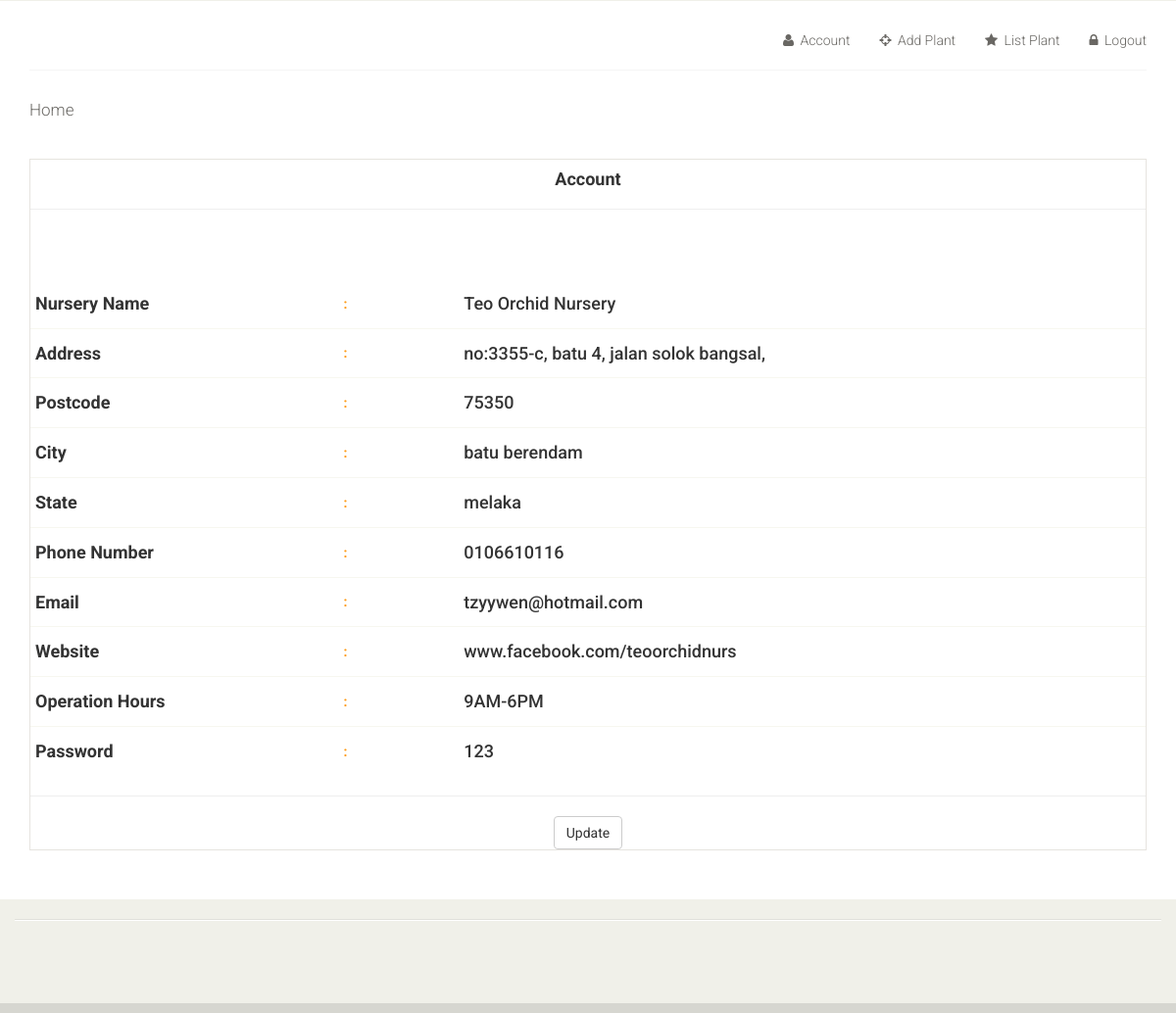
The page /account.php (signed in) on the database as committed earlier.
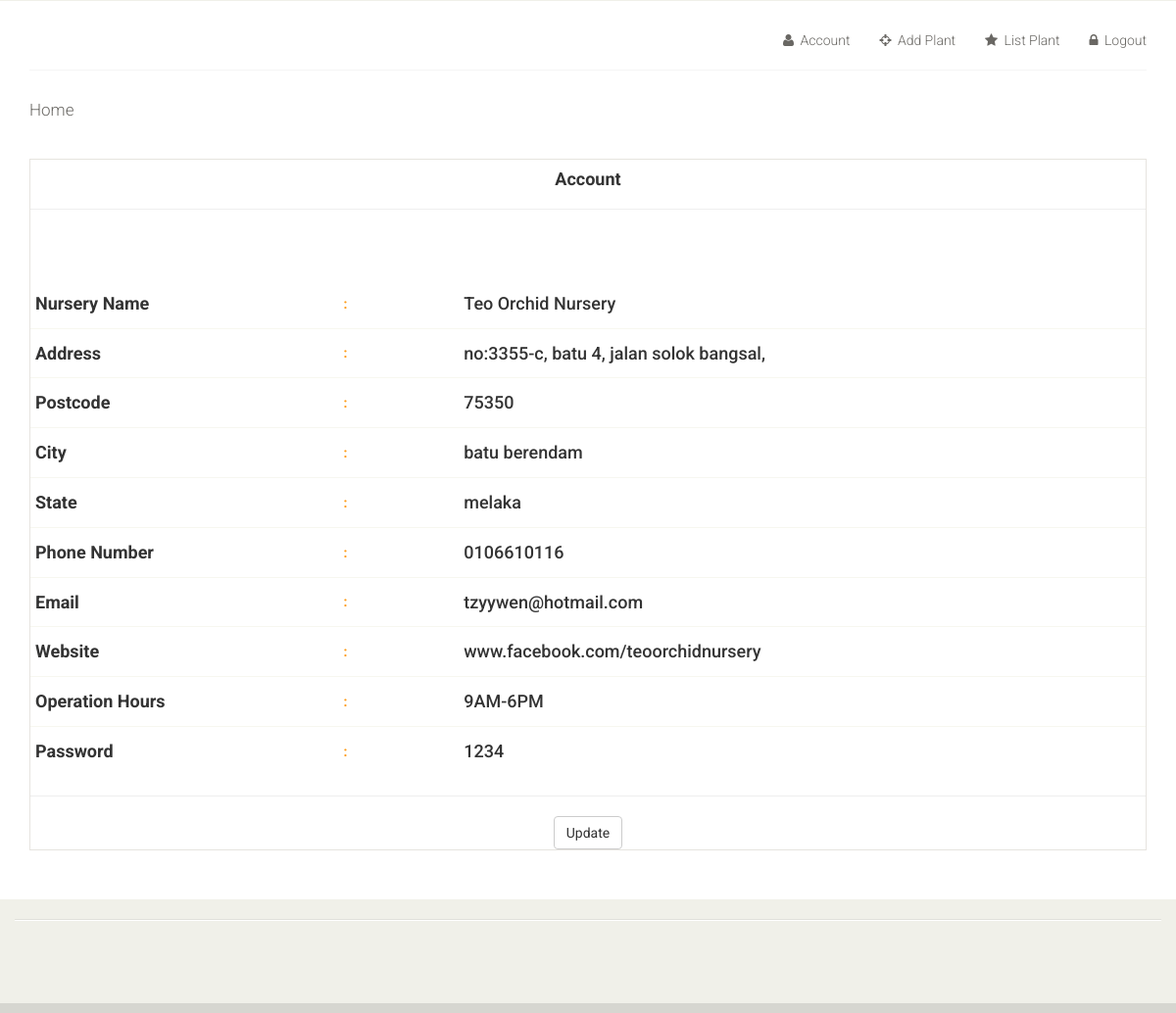
The same page on the database as committed later.
### tables this page shows
CREATE TABLE `nursery` (
  `nur_id` int(11) NOT NULL,
  `nur_name` varchar(50) DEFAULT NULL,
  `nur_address` varchar(50) DEFAULT NULL,
  `nur_post` int(5) DEFAULT NULL,
  `nur_city` varchar(15) DEFAULT NULL,
  `nur_state` varchar(15) DEFAULT NULL,
  `nur_phone` varchar(12) DEFAULT NULL,
  `nur_email` varchar(30) DEFAULT NULL,
  `nur_web` varchar(50) DEFAULT NULL,
  `nur_operation` varchar(15) DEFAULT NULL,
  `n_password` varchar(10) DEFAULT NULL
);

### account.php (the view, shortened to what this page needs)
<!DOCTYPE html>
<?php
  $conn = Connect();
  $id = $_SESSION['nur_id'];
  $cu = "SELECT * from nursery where nur_id = '$id'";
  $result = mysqli_query($conn, $cu) or die(mysqli_error());
  while($row = mysqli_fetch_array($result)){
	$nur_name = $row['nur_name'];
	$nur_address= $row['nur_address'];
	$nur_post= $row['nur_post'];
	$nur_city= $row['nur_city'];
	$nur_state= $row['nur_state'];
	$nur_phone = $row['nur_phone'];
	$nur_email = $row['nur_email'];
	$nur_web = $row['nur_web'];
	$nur_operation= $row['nur_operation'];
	$n_password = $row['n_password'];
    }
 ?>
<html lang="en">
<head>
    <link href="css/bootstrap.min.css" rel="stylesheet">
    <link href="css/font-awesome.min.css" rel="stylesheet">
    <link href="css/prettyPhoto.css" rel="stylesheet">
    <link href="css/price-range.css" rel="stylesheet">
    <link href="css/animate.css" rel="stylesheet">
	<link href="css/main.css" rel="stylesheet">
	<link href="css/responsive.css" rel="stylesheet">
</head>
<body>
	<header id="header">
		<div class="header-middle">
			<div class="container">
				<div class="row">
					<div class="col-sm-4">
					</div>
					<div class="col-sm-8">
						<div class="shop-menu pull-right">
							<ul class="nav navbar-nav">
								<li><a href="account.php"><i class="fa fa-user"></i> Account</a></li>
								<li><a href="addplant.php"><i class="fa fa-crosshairs"></i> Add Plant</a></li>
								<li><a href="listplant.php"><i class="fa fa-star"></i> List Plant</a></li>
								<li><a href="logout.php"><i class="fa fa-lock"></i> Logout</a></li>
							</ul>
						</div>
					</div>
				</div>
			</div>
		</div>
		<div class="header-bottom">
			<div class="container">
				<div class="row">
					<div class="col-sm-9">
						<div class="mainmenu pull-left">
							<ul class="nav navbar-nav collapse navbar-collapse">
								<li><a href="index0.php">Home</a></li>
							</ul>
						</div>
					</div>
					<div class="col-sm-3">
					</div>
				</div>
			</div>
		</div>
	</header>
	<section id="cart_items">
		<div class="container">
			<div class="table-responsive cart_info">
				<form name="update" action="update0.php" method="post">
				<table class="table table-condensed">
					<thead>
						<tr>
							<center><h4><b>Account</b></h4></center>
						</tr>
					</thead>
					<hr>
					<tbody>
						<tr>
							<td><h4><p><b><?php echo 'Nursery Name'; ?></b></p></h4></td>
								<td><b><font color="#FE980F">: &nbsp &nbsp &nbsp &nbsp &nbsp &nbsp</font></b></td>
								<td><p><h4><?php echo $nur_name; ?></h4></p></td>
						</tr>
						<tr>
							<td><h4><p><b><?php echo 'Address'; ?></b></p></h4></td>
								<td><b><font color="#FE980F">:</font></b></td>
								<td><p><h4><?php echo $nur_address; ?></h4></p></td>
						</tr>
						<tr>
							<td><h4><p><b><?php echo 'Postcode'; ?></b></p></h4></td>
								<td><b><font color="#FE980F">: &nbsp &nbsp &nbsp &nbsp &nbsp &nbsp</font></b></td>
								<td><p><h4><?php echo $nur_post; ?></h4></p></td>
						</tr>
						<tr>
							<td><h4><p><b><?php echo 'City'; ?></b></p></h4></td>
								<td><b><font color="#FE980F">: &nbsp &nbsp &nbsp &nbsp &nbsp &nbsp</font></b></td>
								<td><p><h4><?php echo $nur_city; ?></h4></p></td>
						</tr>
						<tr>
							<td><h4><p><b><?php echo 'State'; ?></b></p></h4></td>
								<td><b><font color="#FE980F">: &nbsp &nbsp &nbsp &nbsp &nbsp &nbsp</font></b></td>
								<td><p><h4><?php echo $nur_state; ?></h4></p></td>
						</tr>
						<tr>
							<td><h4><p><b><?php echo 'Phone Number'; ?></b></p></h4></td>
								<td><b><font color="#FE980F">: &nbsp &nbsp &nbsp &nbsp &nbsp &nbsp</font></b></td>
								<td><p><h4><?php echo $nur_phone; ?></h4></p></td>
						</tr>
						<tr>
							<td><h4><p><b><?php echo 'Email'; ?></b></p></h4></td>
								<td><b><font color="#FE980F">: &nbsp &nbsp &nbsp &nbsp &nbsp &nbsp</font></b></td>
								<td><p><h4><?php echo $nur_email; ?></h4></p></td>
						</tr>
						<tr>
							<td><h4><p><b><?php echo 'Website'; ?></b></p></h4></td>
								<td><b><font color="#FE980F">: &nbsp &nbsp &nbsp &nbsp &nbsp &nbsp</font></b></td>
								<td><p><h4><?php echo $nur_web; ?></h4></p></td>
						</tr>
						<tr>
							<td><h4><p><b><?php echo 'Operation Hours'; ?></b></p></h4></td>
								<td><b><font color="#FE980F">: &nbsp &nbsp &nbsp &nbsp &nbsp &nbsp</font></b></td>
								<td><p><h4><?php echo $nur_operation; ?></h4></p></td>
						</tr>
						<tr>
							<td><h4><p><b><?php echo 'Password'; ?></b></p></h4></td>
								<td><b><font color="#FE980F">: &nbsp &nbsp &nbsp &nbsp &nbsp &nbsp</font></b></td>
								<td><p><h4><?php echo $n_password; ?></h4></p></td>
						</tr>
					</tbody>
				</table>
				<hr>
				<center><button type="submit" name="Submit" class="btn btn-default">Update</button>
						</center>
				</form>
			</div>
		</div>
	</section>
	<footer id="footer">
		<div class="footer-top">
			<div class="container">
			</div>
		</div>
		<div class="footer-widget">
			<div class="container">
				<div class="row">
					<div class="col-sm-2">
					</div>
					<div class="col-sm-2">
					</div>
					<div class="col-sm-2">
					</div>
					<div class="col-sm-2">
					</div>
					<div class="col-sm-3 col-sm-offset-1">
					</div>
				</div>
			</div>
		</div>
		<div class="footer-bottom">
		</div>
	</footer>
</body>
</html>

### css/main.css (style rules this page uses)
body { font-family: 'Roboto', sans-serif; background:; position: relative; font-weight:400px; }
ul li { list-style: none; }
a { -webkit-transition: 300ms; -moz-transition: 300ms; -o-transition: 300ms; transition: 300ms; }
h1, h2, h3, h4, h5, h6 { font-family: 'Roboto', sans-serif; }
.header-middle .container .row { border-bottom: 1px solid #f5f5f5; margin-left: 0; margin-right: 0; padding-bottom: 20px; padding-top: 20px; }
.header-middle .container .row .col-sm-4 { padding-left: 0; }
.header-middle .container .row .col-sm-8 { padding-right:0; }
.shop-menu ul li { display:inline-block; padding-left: 15px; padding-right: 15px; }
.shop-menu ul li:last-child { padding-right: 0; }
.shop-menu ul li a { background: #FFFFFF; color: #696763; font-family: 'Roboto', sans-serif; font-size: 14px; font-weight: 300; padding:0; padding-right: 0; margin-top: 10px; }
.shop-menu ul li a i { margin-right:3px; }
.header-bottom { padding-bottom: 30px; padding-top: 30px; }
.navbar-collapse.collapse { padding-left: 0; }
.mainmenu ul li { padding-right: 15px; padding-left: 15px; }
.mainmenu ul li:first-child { padding-left: 0px; }
.mainmenu ul li a { color: #696763; font-family: 'Roboto', sans-serif; font-size: 17px; font-weight: 300; padding: 0; padding-bottom: 10px; }
#footer { background: #F0F0E9; }
.footer-top .container { border-bottom: 1px solid #E0E0DA; padding-bottom: 20px; }
.footer-widget { margin-bottom: 68px; }
.footer-widget .container { border-top: 1px solid #FFFFFF; padding-top: 15px; }
.footer-bottom { background: #D6D6D0; padding-top: 10px; }
#cart_items .cart_info { border: 1px solid #E6E4DF; margin-bottom: 50px }
#cart_items .cart_info .table.table-condensed thead tr { height: 51px; }
#cart_items .cart_info .table.table-condensed tr { border-bottom: 1px solid#F7F7F0 }
#cart_items .cart_info .table.table-condensed tr:last-child { border-bottom: 0 }
.cart_info table tr td { border-top: 0 none; vertical-align: inherit; }

Rows that differ between the two databases and show on the page:
changed nursery "Teo Orchid Nursery": nur_web "www.facebook.com/teoorchidnurs" → "www.facebook.com/teoorchidnursery"; n_password "123" → "1234"
